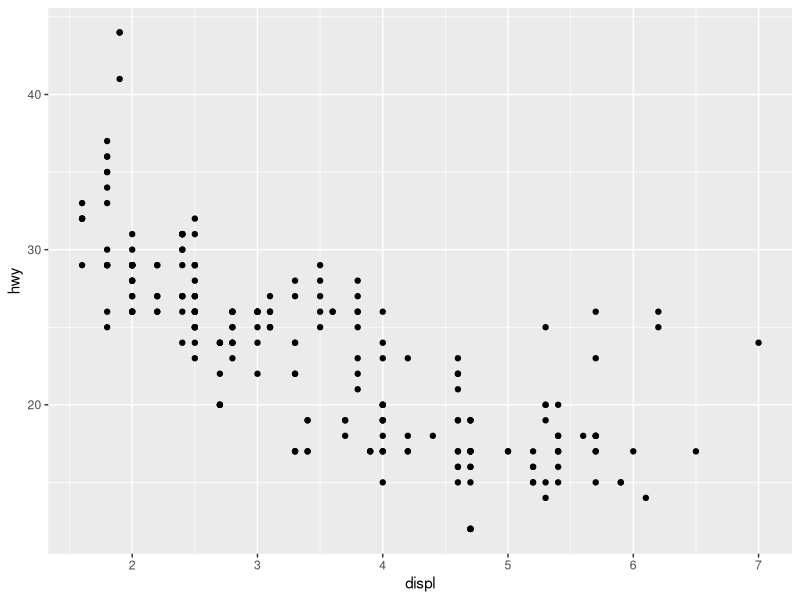
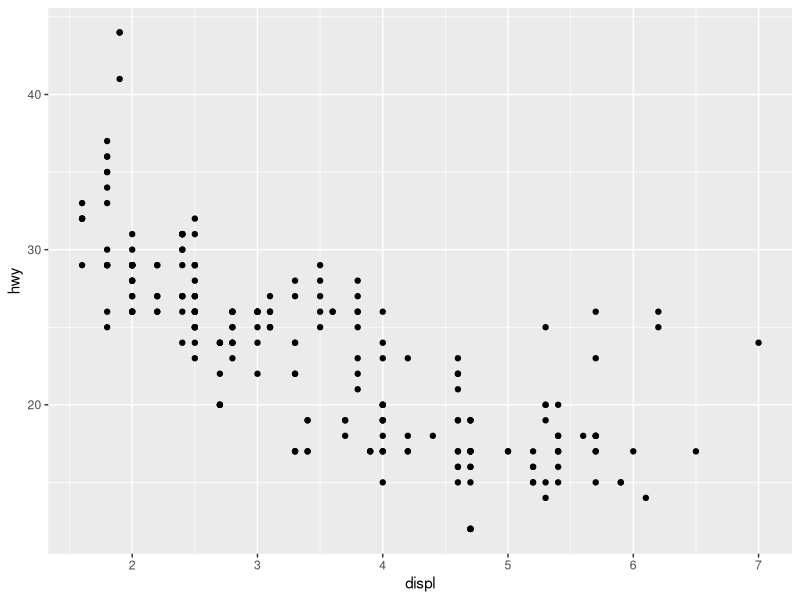
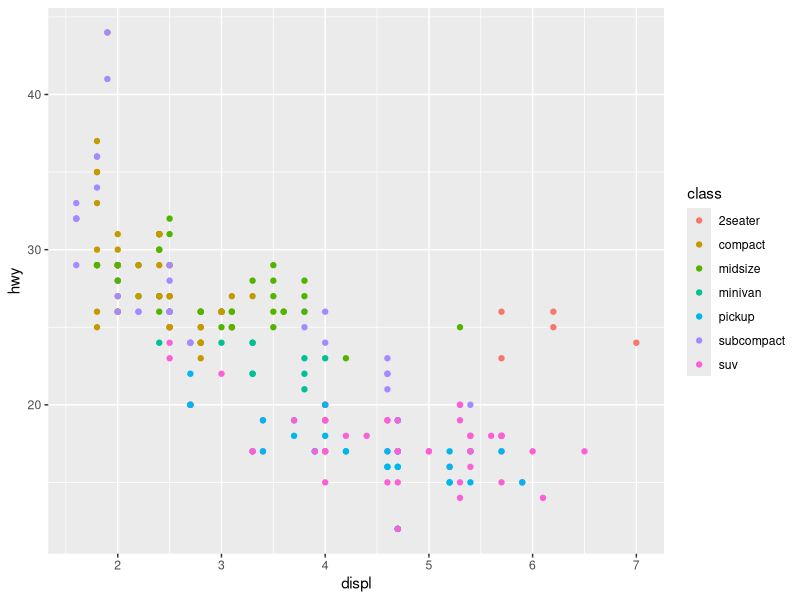
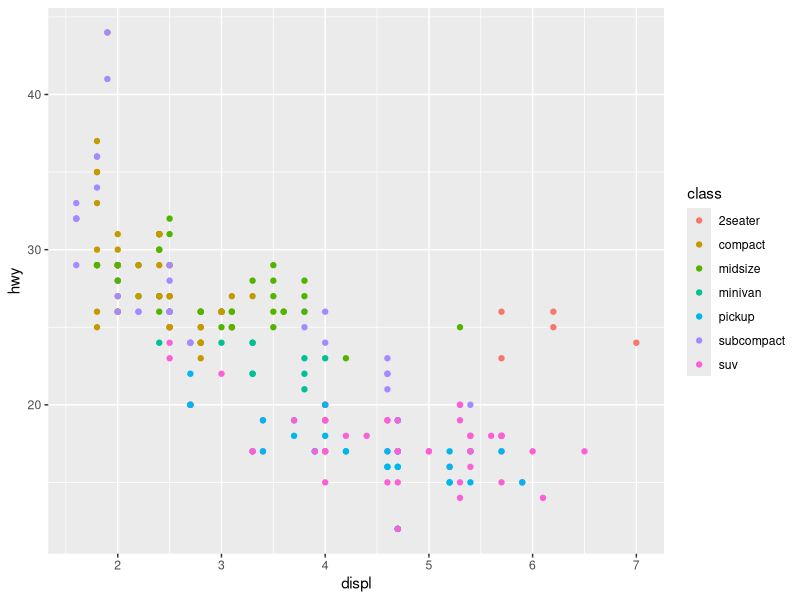
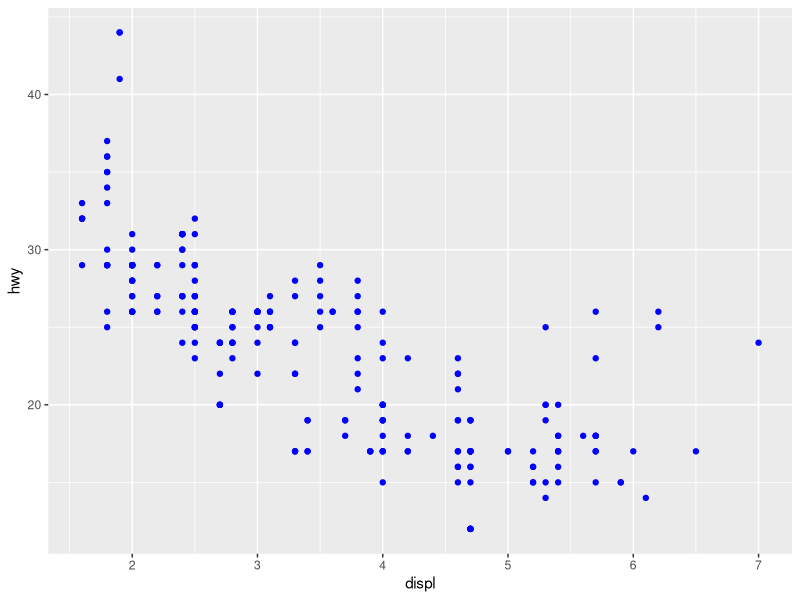
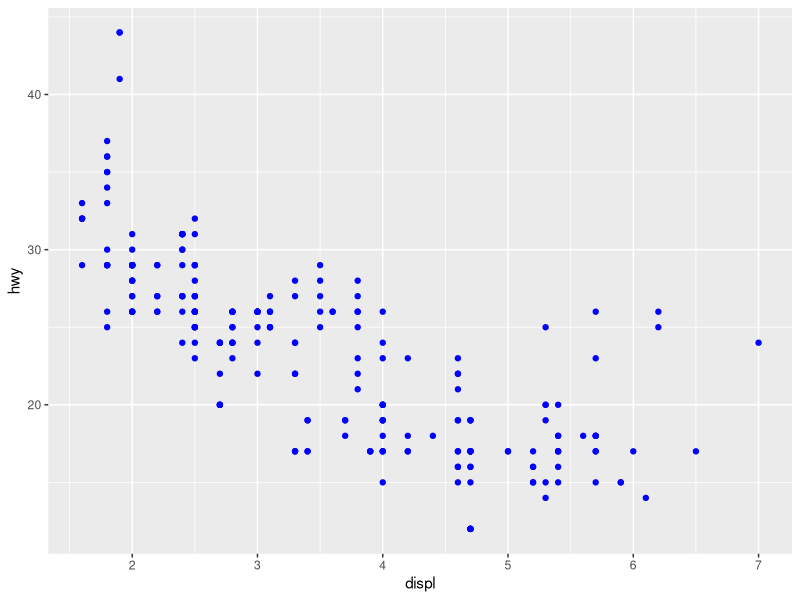
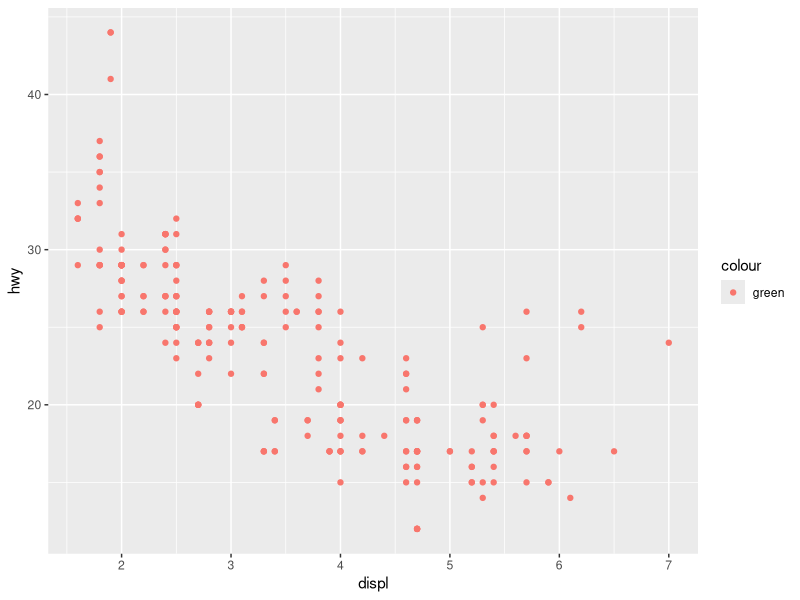
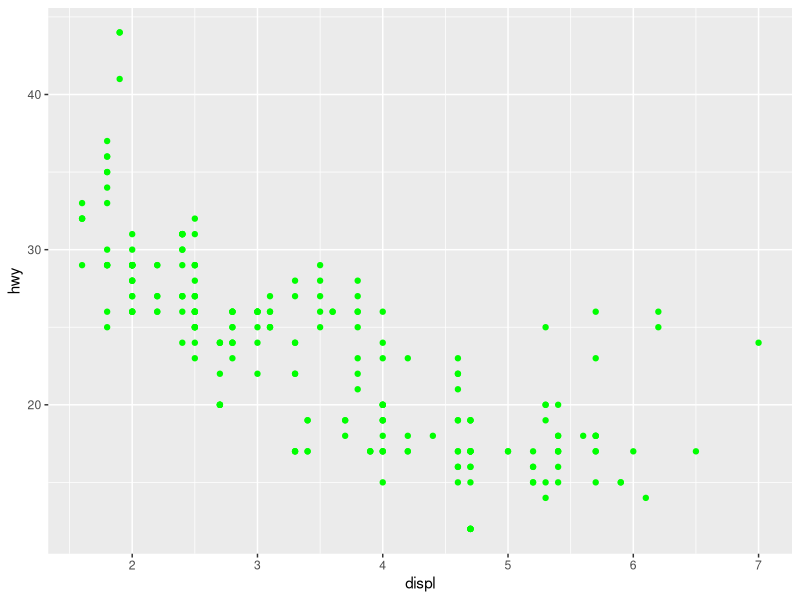

The R source for these figures, in order:
##-------------------------------------------------
## Script # 2
## Based on Chapter 3 and 7 of r4ds
## Learning objectives:
##   1. Learn to how to ggplot2
##   2. Learn to conduct EDA/descriptive analysis
##-------------------------------------------------

# The most likely data analysis that you will do at your work is
# exploratory data analysis, or EDA for short. 

# EDA is an iterative cycle. 

# You:
# 1. Generate questions about your data.
# 2. Search for answers by visualising, transforming, and modelling your data.
# 3. Use what you learn to refine your questions and/or generate new questions.

# Two guiding questions for your EDA:

# 1. What type of variation occurs within your variables?
# 2. What type of covariation occurs between your variables?


# Some definitions
# 1. __variable__ is a quantity, quality, or property that you can measure. 
# 2. A __value__ is the state of a variable when you measure it. The value of a
#    variable may change from measurement to measurement.
# 3. An __observation__ is a set of measurements made under similar conditions.
#    An observation will contain several values, each associated with a different 
# variable. I'll sometimes refer to an observation as a data point.
# 4. __Tabular data__ is a set of values, each associated with a variable and 
#    an observation. Tabular data is _tidy_ if each value is placed in its own
#    "cell", each variable in its own column, and each observation in its own row. 

# We will use ggplot2 for most of our EDA work

library(ggplot2)

###------------
### Discussion 
###------------

###------------------
### General tempate
###------------------
### ggplot(data = <DATA>, mapping = aes(<MAPPINGS>)) + 
###  <GEOM_FUNCTION>(
###    mapping = aes(<MAPPINGS>),
###    stat = <STAT>, 
###    position = <POSITION>
###  ) +
###  <COORDINATE_FUNCTION> +
###  <FACET_FUNCTION>


###------------------
### Useful websites
###------------------
### http://docs.ggplot2.org/current/
### This is how I learn to use ggplot: http://www.cookbook-r.com/Graphs/ 
### The official book on ggplot2: http://ggplot2.org/book/
### Another very good book: http://socviz.co/
### download the cheatsheet for ggplot
###----------------------------------------------------


###------------
### Discussion 
###------------

### We will use a small data file that comes with ggplot2
### mpg: Fuel economyh data from 1999 and 2008 for 38 popular models of car
### Make a habit of looking at the data
### You can download the latest version of this data: http://www.fueleconomy.gov/feg/download.shtml 


# look at the data we will use to learn ggplot
View(mpg)
str(mpg)
?mpg

### Ask these questions when you are looking at the data
### 1. How many observations?
### 2. How many variables?
### 3. How many categorical variables?
### 4. How many continous/numeric variables?
### 5. Which variables can be outcome variables?
### 6. Which variables can be input variabeles?


# Here is your first graph
ggplot(data = mpg) + #always add the plus sign at the end of the line, not at the front
  geom_point(mapping = aes(x = displ, y = hwy))

### How can we describe the graph?

# alternative
ggplot(data = mpg, mapping = aes(x = displ, y = hwy)) + #always add the plus sign at the end of the line, not at the front
  geom_point()

###------------
### Discussion 
###------------

### What are the differences between two ways that produce the same graph?

### Why hwy is plotted on y-axis and displ on x-axis?
### In general, how do you decide which variable should be on which axis?

### Output : dependent variable : y-axis
### Input : independent variable : x-axis

##-----------
## color
##-----------

ggplot(data = mpg) + 
  geom_point(mapping = aes(x = displ, y = hwy, color = class))

# alternative
ggplot(data = mpg, mapping = aes(x = displ, y = hwy, color = class)) + 
  geom_point(mapping = aes(color = class))

ggplot(data = mpg) + 
  geom_point(mapping = aes(x = displ, y = hwy), color = "blue")

# alternative
ggplot(data = mpg, mapping = aes(x = displ, y = hwy)) + 
  geom_point(color = "blue")


###------------
### Discussion 
###------------

###--------------------------------------------
### general notes about what have learn so far
###--------------------------------------------
###                                                aesthetic variable to
###                                                 property  map it to
###                                                    |        |   
### ggplot(mpg) + geom_point(aes(x = displ, y = hwy, color = class))
### ggplot(mpg) + geom_point(aes(x = displ, y = hwy, size = class))
### ggplot(mpg) + geom_point(aes(x = displ, y = hwy, shape = class))
### ggplot(mpg) + geom_point(aes(x = displ, y = hwy, alpha = class))

#--------------- 
# set vs. map
#---------------
ggplot(mpg) + geom_point(aes(x = displ, y = hwy, color = "green"))
# note: Inside of aes(): ggplot2 treats input as value in the data
#       space and maps it to a value in the visual space.
ggplot(mpg) + geom_point(aes(x = displ, y = hwy), color = "green")
# note: Outside of aes(): ggplot2 treats input as value in
#       the visual space and sets the property to it.

#-----------
# facets
#-----------
 
#
# facet_grid() - 2D grid, rows ~ cols, . for no split
# facet_wrap() - 1D ribbon wrapped into 2D
#
 
ggplot(data = mpg) + 
  geom_point(mapping = aes(x = displ, y = hwy)) + 
  facet_wrap(~ class, nrow = 2)


##-------
## geom
##------

###------------
### Discussion 
###------------

ggplot(data = mpg) + 
  geom_smooth(mapping = aes(x = displ, y = hwy))

### How can we describe the graph? 
### Anything strange about this graph?

ggplot(data = mpg) + 
  geom_smooth(mapping = aes(x = displ, y = hwy, linetype = drv))

### How can we describe the graph? 
### Anything strange about this graph?

ggplot(data = mpg) + 
  geom_point(mapping = aes(x = displ, y = hwy)) +
  geom_smooth(mapping = aes(x = displ, y = hwy))

### How can we describe the graph? 
### Anything strange about this graph?

ggplot(data = mpg, mapping = aes(x = displ, y = hwy)) + 
  geom_point(mapping = aes(color = class)) + 
  geom_smooth()

### How can we describe the graph? 
### Anything strange about this graph?

###------------
### Discussion 
###------------

###-------------------------------- 
### note about global and local
###--------------------------------
###
### Mappings (and data) that appear in ggplot() will apply globally to every layer
### ggplot(data = mpg, mapping = aes(x = displ, y = hwy)) +
###  geom_point() +
###  geom_smooth()
###
### Mappings (and data) that appear in a geom_ function will add to or override the
### global mappings for that layer only
### ggplot(data = mpg, mapping = aes(x = displ, y = hwy)) +
###  geom_point(mapping = aes(color = drv)) +
###  geom_smooth()
###
### Automatically draws a single line for each group implied by color.
### This occurs for other "monolithic" geoms as well.
### ggplot(data = mpg, mapping = aes(x = displ, y = hwy)) +
###  geom_point(mapping = aes(color = drv)) +
###  geom_smooth(mapping = aes(color = drv), se = FALSE)

##-----------------------
## something fun
##-----------------------

# execute this and what do you see?
ggplot(data = mpg,
       mapping = aes(x = cty, y = hwy, color = drv)) +
  geom_density_2d(color = "white") +
  geom_point()

##--------------------------------------------
## adding a few more options for geom_smooth
##--------------------------------------------

ggplot(data = mpg, mapping = aes(x = displ, y = hwy)) + 
  geom_point(mapping = aes(color = class)) + 
  geom_smooth(method = "gam", formula = y ~ s(x))

ggplot(data = mpg, mapping = aes(x = displ, y = hwy)) + 
  geom_point(mapping = aes(color = class)) + 
  geom_smooth(method = "lm")

ggplot(data = mpg, mapping = aes(x = displ, y = hwy)) + 
  geom_point(mapping = aes(color = class)) + 
  geom_smooth(method = "lm") +
  geom_smooth(method = "gam", formula = y ~ s(x))

### lm is a Orginary Least Square regression
### How can we describe the graph? 
### Anything strange about this graph?
### Compare this graph with previous graph
### What do you see?

##----------------------
## update on template
##----------------------

# ggplot(data = <DATA>) +
#   <GEOM_FUNCTION>(mapping = aes(<MAPPINGS>),
#                   stat = <STAT>) +
#   <FACET_FUNCTION>

##-------------------------------------
## Graphical display of distributions 
##-------------------------------------

# Your data analysis often begins with examining the distribution of your variables

# Variation

# Variation is the tendency of the values of a variable to change from 
# measurement to measurement. Every variable has its own pattern of variation, 
# which can reveal interesting information. 

# The best way to understand that pattern is to visualise the distribution of 
# the variable's values.

##-----------------------------
## Categorical vs. Continuous 
##-----------------------------

# How you visualise the distribution of a variable will depend on whether the variable
# is categorical or continuous. 

# A variable is categorical if it can only take one of a small set of values. 
# In R, categorical variables are usually saved as factors or character vectors. 
# To examine the distribution of a categorical variable, use a bar chart:

##--------------------------------------
## Bar graphs for categorical variables
##--------------------------------------

# looking at the distribution of a categorical variable
# we will use geom_bar to crate a bar graph
ggplot(data = mpg) + 
  geom_bar(mapping = aes(x = class))

# alternative 
ggplot(data = mpg) + 
  stat_count(mapping = aes(x = class))

# you can enter the data and create a bar graph
# this workflow is the same as what you will do in Excel
library(tidyverse)
demo <- tribble(
  ~a,      ~b,
  "bar_1", 20,
  "bar_2", 30,
  "bar_3", 40
)

ggplot(data = demo) +
  geom_bar(mapping = aes(x = a, y = b), stat = "identity")

ggplot(data = mpg) + 
  geom_bar(mapping = aes(x = class))

# can you create a bar graph that show % of SUVs in the mpg data?
ggplot(data = mpg) + 
  geom_bar(mapping = aes(x = class, y = ..prop.., group = 1))
# note the option __group = 1__

###------------
### Discussion 
###------------

### you can compute statistics inside ggplot, but it is not a good idea


##--------------------------------------
## Density plots for numeric variables
##--------------------------------------

# histograms
ggplot(data = mpg) +
  geom_histogram(mapping = aes(x = hwy), binwidth = 0.5)

ggplot(data = mpg) +
  geom_histogram(mapping = aes(x = hwy), binwidth = 1.0)

# Note how the graph changes with __binwidth__

ggplot(data = mpg) +
  geom_histogram(mapping = aes(x = hwy), binwidth = 2.0)

# density plots
ggplot(mpg) +
  geom_density(mapping = aes(hwy))

##----------
## Practice
##----------

# 1. Go to https://github.com/fivethirtyeight/data and explore the data sets.
# 2. Pick a data set that you want to explore.
# 3. Download the data set.
# 4. Import it into R.
# 5. Explore the data by using ggplot.
#    a. Visualize the distribution of a categorical variable
#    b. Visualize the distribution of a numeric variable.
#    c. Visualize the covariation of two numeric variables.

